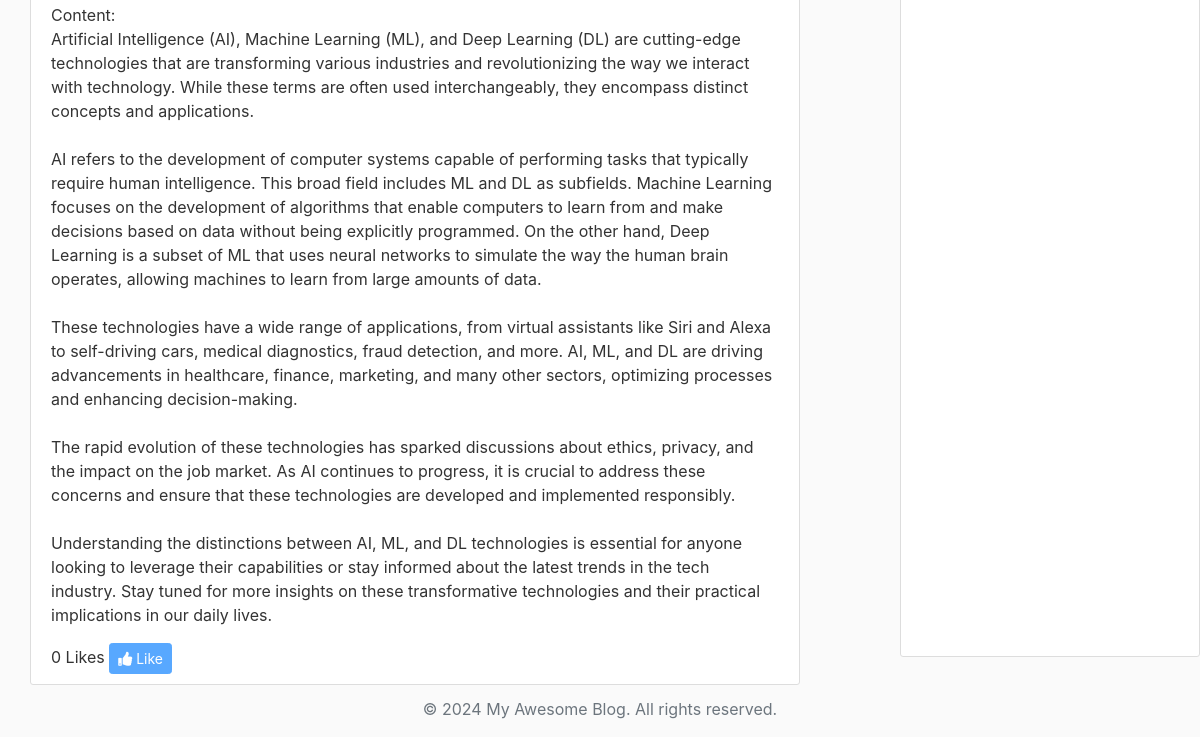
Before: /user/5/posts/ (lower part) with the older database file.
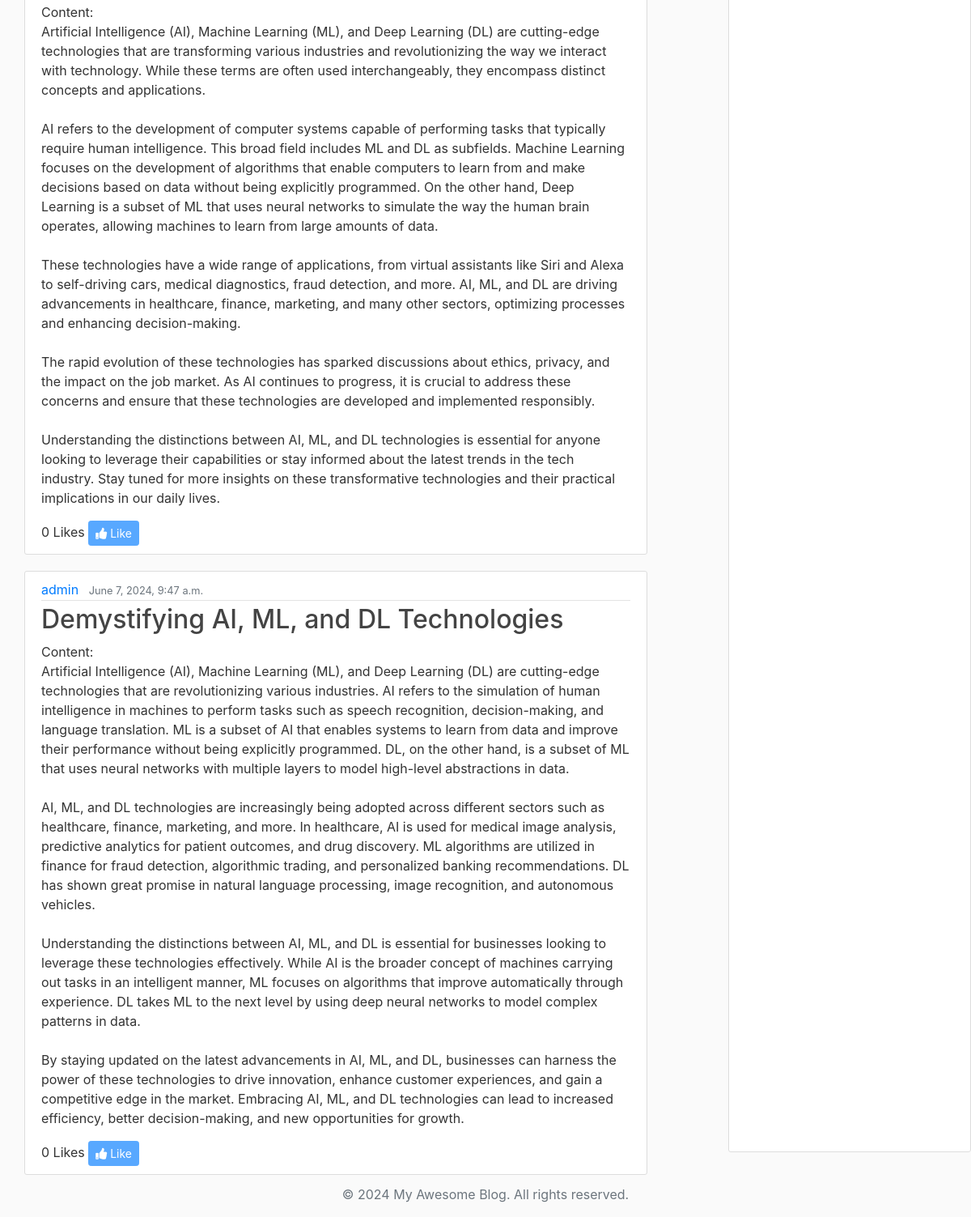
After: the same page with the newer database file.
### blog/models.py (models this page shows, shortened)
class Post(models.Model):
    title = models.CharField(max_length=100)
    tags = models.ManyToManyField(Tag, related_name='posts', blank=True)
    content = models.TextField()
    date_posted = models.DateTimeField(default=timezone.now)
    author = models.ForeignKey(User, on_delete=models.CASCADE)
    liked_by = models.ManyToManyField(User, related_name='liked_posts', blank=True)

### blog/views.py (the view)
# urls.py: path('user/<int:user_id>/posts/', views.user_posts, name='user-posts'),
def user_posts(request, user_id):
    posts = Post.objects.filter(author_id=user_id)
    for post in posts:
        post.author_display = (
            f"{post.author.first_name} {post.author.last_name}"
            if post.author.first_name and post.author.last_name
            else post.author.username
        )
    context = {'posts': posts}
    return render(request, 'blog/user_posts.html', context)

### blog/templates/blog/user_posts.html (shortened to what this page needs)
{% extends "blog/base.html" %}
{% block content %}
    {% for post in posts %}
        <article class="media content-section">
            <div class="media-body">
                <div class="article-metadata">
                    <a class="mr-2 user-link" href="{% url 'blog-home' %}">
                        {% if post.author.first_name and post.author.last_name %}
                            {{ post.author.first_name }} {{ post.author.last_name }}
                        {% else %}
                            {{ post.author.username }}
                        {% endif %}
                    </a>
                    <small class="text-muted">{{ post.date_posted }}</small>
                </div>
                <h2><a class="article-title" href="{% url 'post-detail' post.id %}">{{ post.title }}</a></h2>
                <p class="article-content">{{ post.content }}</p>
                <div class="like-section">
                    <span id="like-count-{{ post.id }}">{{ post.liked_by.count }} Likes</span>
                    {% if user.is_authenticated %}
                        <button class="btn btn-primary btn-sm like-button" data-post-id="{{ post.id }}">
                            {% if user in post.liked_by.all %}
                                <i class="fas fa-thumbs-down"></i> Dislike
                            {% else %}
                                <i class="fas fa-thumbs-up"></i> Like
                            {% endif %}
                        </button>
                    {% else %}
                        <button class="btn btn-primary btn-sm" disabled><i class="fas fa-thumbs-up"></i> Like</button>
                    {% endif %}
                </div>
            </div>
        </article>
    {% endfor %}
{% endblock content %}

Changed rows visible on the page:
added Post: author.username "admin", date_posted "June 7, 2024, 9:47 a.m.", title "Demystifying AI, ML, and DL Technologies", content "Content: Artificial Intelligence (AI), Machine Learning (ML), and Deep Learning (DL) are cutting-edge technologies that are revolutionizing various industries. AI refers to the simulation of human intelligence in machines to perform tasks such as speech recognition, decision-making, and language translation. ML is a subset of AI that enables systems to learn from data and improve their performance without being explicitly programmed. DL, on the other hand, is a subset of ML that uses neural networks with multiple layers to model high-level abstractions in data. AI, ML, and DL technologies are increasingly being adopted across different sectors such as healthcare, finance, marketing, and…", liked_by.count "0"
